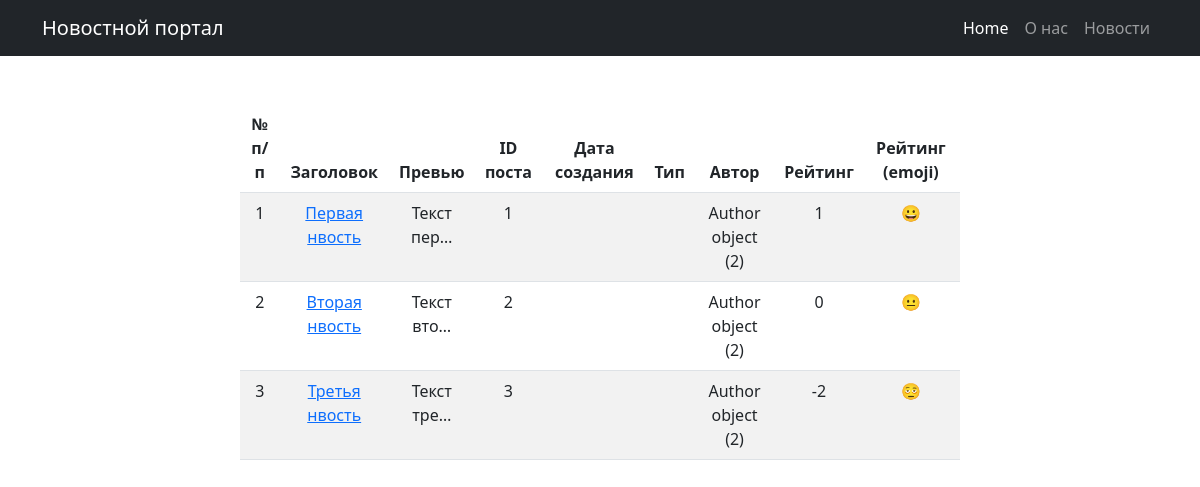
Page /news/ on the committed database.
### news/models.py (models this page shows, shortened)
class Post(models.Model):
    news = "NW"
    articles = "AR"
    TYPE_CHOICES = ((news,"Новость") , (articles,"Статья"))
    author = models.ForeignKey(Author, on_delete=models.CASCADE,)
    post_type = models.CharField(max_length=100, choices=TYPE_CHOICES, default=news)
    category = models.ManyToManyField(Category, through="PostCategory")
    created_ad = models.DateTimeField(auto_now_add=True)
    title = models.CharField(max_length=100)
    text = models.TextField()
    rating = models.IntegerField(default=0)

class Author(models.Model):
    user = models.OneToOneField(User, on_delete=models.CASCADE)
    rating = models.IntegerField(default=0)

### news/views.py (the view)
# urls.py: urlpatterns = [path('', post_list, name='post_list'),
def post_list(request):
    posts = Post.objects.all()
    return render(request, 'news/post_list.html', {'posts': posts} )

### news/templatetags/news_filters.py (called while the page is built)
@register.filter
def emoji(value):
    if value == 0:
        return '😐'
    elif value > 0:
        return '😀'
    else:
        return '🫩'

### templates/news/post_list.html (shortened to what this page needs)
{% extends 'flatpages/default.html' %}
{% load news_filters %}
{% block content %}
<div class="container mt-5">
    <div class="row">
        <div class="col-lg-8 offset-lg-2">
            <table class="table table-striped">
                <thead>
                    <tr>
                        <th>№ п/п</th>
                        <th>Заголовок</th>
                        <th>Превью</th>
                        <th>ID поста</th>
                        <th>Дата создания</th>
                        <th>Тип</th>
                        <th>Автор</th>
                        <th>Рейтинг</th>
                        <th>Рейтинг (emoji)</th>
                    </tr>
                </thead>
                <tbody>
                    {% for post in posts %}
                    <tr>
                        <td>{{ forloop.counter }}</td>
                        <td>
                            <a href="{% url 'post_detail' post.id %}">{{ post.title }}</a>
                        </td>
                        <td>{{ post.text|truncatechars:10 }}</td>
                        <td>{{ post.id }}</td>
                        <td>{{ post.dataCreations|date:'d.m.Y H:i' }}</td>
                        <td>{{ post.categoryType }}</td>
                        <td>{{ post.author }}</td>
                        <td>{{ post.rating }}</td>
                        <td>{{ post.rating|emoji }}</td>
                    </tr>
                    {% empty %}
                    <tr>
                        <td colspan="9" class="text-center">
                            Ещё нет ни одного поста!
                        </td>
                    </tr>
                    {% endfor %}
                </tbody>
            </table>
        </div>
    </div>
</div>
{% endblock content %}

### templates/flatpages/default.html (shortened to what this page needs)
<!DOCTYPE html>
<html lang="en">
    <head>
        {% load static %}
        <link href="{% static 'css/styles.css' %}" rel="stylesheet" />
    </head>
    <body>
        <nav class="navbar navbar-expand-lg navbar-dark bg-dark">
            <div class="container">
                <a class="navbar-brand" href="#">Новостной портал</a>
                <div class="collapse navbar-collapse" id="navbarSupportedContent">
                    <ul class="navbar-nav ms-auto mb-2 mb-lg-0">
                        <li class="nav-item"><a class="nav-link active" aria-current="page" href="/">Home</a></li>
                        <li class="nav-item"><a class="nav-link" href="/about/">О нас</a></li>
                        <li class="nav-item"><a class="nav-link" href="{% url 'post_list' %}">Новости</a></li>
                    </ul>
                </div>
            </div>
        </nav>
        <div class="container">
            <div class="text-center mt-5">
                {% block content %}
                {% endblock content %}
            </div>
        </div>
    </body>
</html>

### rows in the picture
Post: title "Первая нвость", text "Текст пер…", id "1", author "Author object (2)", rating "1", rating|emoji "😀"
Post: title "Вторая нвость", text "Текст вто…", id "2", author "Author object (2)", rating "0", rating|emoji "😐"
Post: title "Третья нвость", text "Текст тре…", id "3", author "Author object (2)", rating "-2", rating|emoji "🫩"
